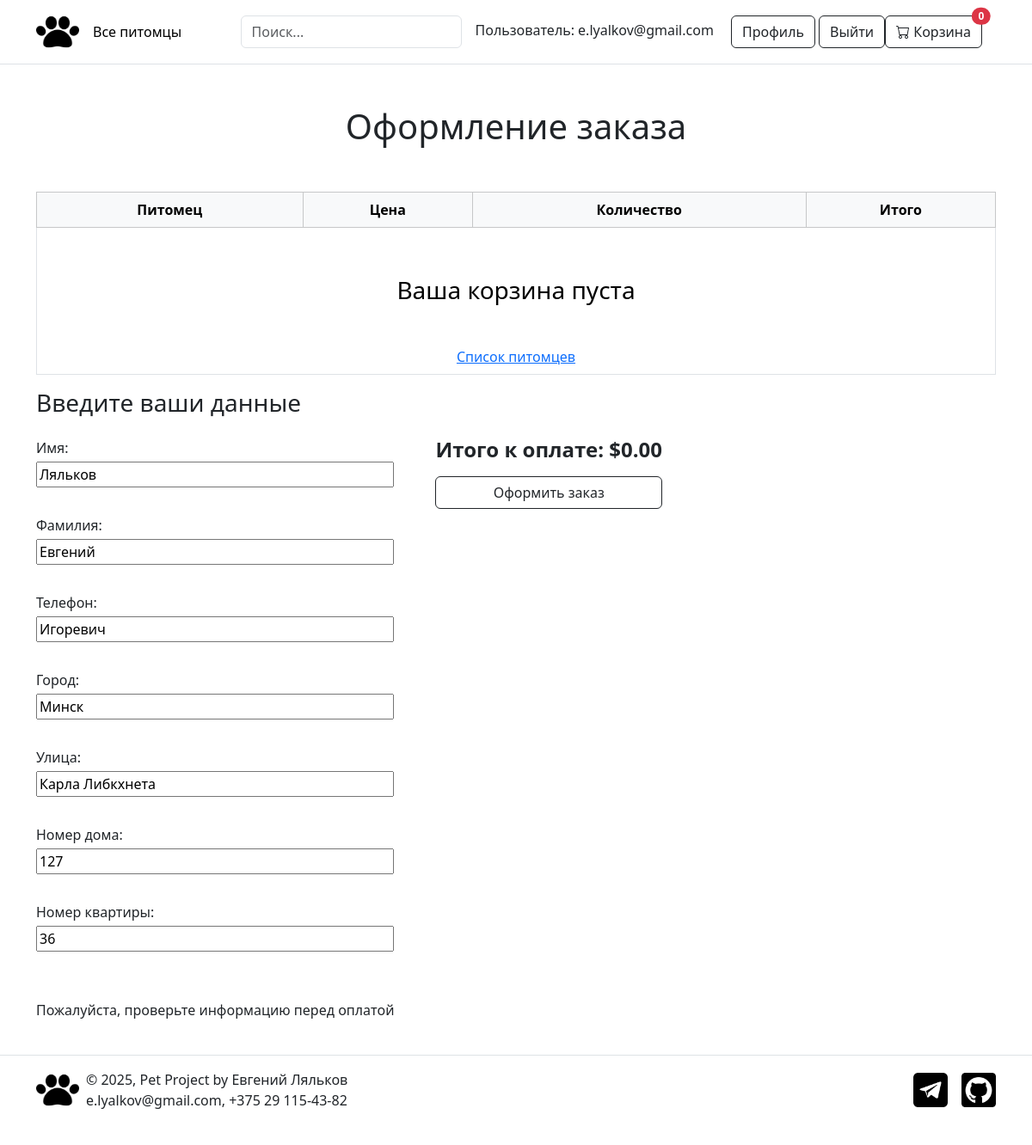
The app's page /orders/create/ (signed in) with its own data.
### users/models.py (models this page shows, shortened)
class User(AbstractBaseUser, PermissionsMixin):
    email = models.EmailField(unique=True)
    first_name = models.CharField(max_length=30, blank=True)
    last_name = models.CharField(max_length=30, blank=True)
    phone_number = models.CharField(max_length=20, blank=True)
    city = models.CharField(max_length=30, blank=True)
    street = models.CharField(max_length=30, blank=True)
    house_number = models.CharField(max_length=10, blank=True)
    apartment_number = models.CharField(max_length=10, blank=True)
    is_active = models.BooleanField(default=True) #служебное поля для входа в систему
    is_staff = models.BooleanField(default=False) #доступ к Django-админке
    USERNAME_FIELD = 'email' #Django по умолчанию логинит по username (используем email вместо username)
    REQUIRED_FIELDS = [] #список обязательных полей при создании суперпользователя (email уже обязателен по умолчанию)
    objects = UserManager()

### orders/views.py (the view, shortened to what this page needs)
# urls.py: path('create/', order_create, name='order_create'),
@login_required(login_url='/users/login')
def order_create(request):
    cart = Cart(request)
    total_price = sum(item['total_price'] for item in cart)
    form = OrderForm(initial={
        'first_name': request.user.first_name,
        'last_name': request.user.last_name,
        'phone_number': request.user.phone_number,
        'city': request.user.city,
        'street': request.user.street,
        'house_number': request.user.house_number,
        'apartment_number': request.user.apartment_number,
    })
    return render(request, 'orders/order_form.html', {
        'form': form,
        'cart': cart,
        'total_price': total_price,
    })

### orders/forms.py
class OrderForm(forms.ModelForm):
    class Meta:
        model = Order
        fields = ['first_name', 'last_name', 'phone_number',
                  'city', 'street', 'house_number', 'apartment_number']
        labels = {
            'first_name': 'Имя',
            'last_name': 'Фамилия',
            'phone_number': 'Телефон',
            'city': 'Город',
            'street': 'Улица',
            'house_number': 'Номер дома',
            'apartment_number': 'Номер квартиры',
        }

### cart/cart.py (called while the page is built)
    def __iter__(self):  #перебираем товары в корзине
        product_ids = self.cart.keys()
        products = Product.objects.filter(id__in=product_ids)
        cart = self.cart.copy()
        for product in products:
            cart[str(product.id)]['product'] = product
        for item in cart.values():
            item['price'] = float(item['price'])
            item['total_price'] = item['price'] * item['quantity']
            yield item

    def __len__(self):
        return sum(item['quantity'] for item in self.cart.values())

### cart/context_processors.py (called while the page is built)
def cart(request):
    return {'cart': Cart(request)}

### orders/templates/orders/order_form.html (shortened to what this page needs)
{% extends "main/base.html" %}
{% load static %}
{% block content %}
    <div class="order-form-container mt-5 d-flex flex-column gap-5">
    <h1 class="text-center mb-1">Оформление заказа</h1>
        <div class="table-responsive">
        <table class="table table-bordered align-middle">
            <thead class="table-light text-center">
                <tr>
                    <th>Питомец</th>
                    <th>Цена</th>
                    <th>Количество</th>
                    <th>Итого</th>
                </tr>
            </thead>
            <tbody>
                {% if cart|length == 0 %}
                    <tr>
                        <td colspan="4" class="text-center">
                            <h3 class="mt-5 mb-5">Ваша корзина пуста</h3>
                            <a href="{% url 'main:product_list' %}" class="default-btn">Список питомцев</a>
                        </td>
                    </tr>
                {% endif %}
                    </tbody>
                </table>
            </div>
        </div>
        <div class="form-for-order">
            <h3 class="mb-4">Введите ваши данные</h3>
            <form method="post" class="d-flex gap-5">
                <div class="form-blocks d-flex gap-4">
                    <div class="block1 d-flex flex-column gap-1">
                        {{ form.first_name.label_tag }} {{ form.first_name }} <br>
                        {{ form.last_name.label_tag }} {{ form.last_name }} <br>
                        {{ form.phone_number.label_tag }} {{ form.phone_number }} <br>
                        {{ form.city.label_tag }} {{ form.city }} <br>
                        {{ form.street.label_tag }} {{ form.street }} <br>
                        {{ form.house_number.label_tag }} {{ form.house_number }} <br>
                        {{ form.apartment_number.label_tag }} {{ form.apartment_number }} <br>
                        <p class="p-on-order text-center mt-4">Пожалуйста, проверьте информацию перед оплатой</p>
                    </div>
                </div>
                <div class="order-total-info">
                    <div class="total-for-order d-flex flex-column gap-2">
                        <div class="total-view">
                            <h4 class="fw-bold">Итого к оплате: ${{ total_price|floatformat:2 }}</h4>
                        </div>
                        <button class="btn btn-outline-dark">Оформить заказ</button>
                    </div>
                </div>
            </form>
        </div>
    </div>
{% endblock content %}

### main/templates/main/base.html (shortened to what this page needs)
{% load static %}
<!doctype html>
<html lang="en">
<head>
    <link rel="stylesheet" href="https://cdn.jsdelivr.net/npm/bootstrap@5.3.3/dist/css/bootstrap.min.css">
    <link rel="stylesheet" href="https://cdn.jsdelivr.net/npm/bootstrap-icons@1.8.0/font/bootstrap-icons.css">
</head>
<body>
    <header class="p-3 mb-3 border-bottom">
        <div class="container">
            <div class="d-flex flex-wrap align-items-center justify-content-center justify-content-lg-start">
                <a href="/" class="d-flex align-items-center mb-2 mb-lg-0 link-body-emphasis text-decoration-none">
                    <img src="{% static 'main/img/logo.png' %}" alt="Логотип" width="50" height="42" class="me-2">
                </a>
                <ul class="nav col-12 col-lg-auto me-lg-auto mb-2 justify-content-center mb-md-0">
                    <li><a href="{% url 'main:product_list' %}" class="nav-link px-2 link-body-emphasis">Все питомцы</a></li>
                </ul>
                <form class="col-12 col-lg-auto mb-3 mb-lg-0 me-lg-3" role="search" method="get" action="{% url 'main:product_list' %}">
                    <input type="search" name="q" class="form-control"
                        placeholder="Поиск..." aria-label="Поиск"
                        value="{{ query|default:'' }}">
                </form>
                <div class="text-end">
                    {% if user.is_authenticated %}
                        <span class="me-3">Пользователь: {{ user.email }}</span>
                        <a href="{% url "users:profile" %}" class="btn btn-outline-dark">Профиль</a>
                        <a href="{% url "users:user_logout" %}" class="btn btn-outline-dark">Выйти</a>
                    {% else %}
                        <a href="{% url "users:user_login" %}" class="btn btn-outline-dark">Войти</a>
                        <a href="{% url "users:register" %}" class="btn btn-outline-dark">Зарегистрироваться</a>
                    {% endif %}
                </div>
                {% if user.is_authenticated %}
                    <div class="d-flex">
                        <a href="{% url "cart:cart_detail" %}" class="btn btn-outline-dark position-relative me-3">
                            <i class="bi bi-cart"></i> Корзина
                            <span class="position-absolute top-0 start-100 translate-middle badge rounded-pill bg-danger">
                                {% with total_items=cart|length %}
                                    {% if total_items > 0 %}
                                        {{ total_items }}
                                    {% else %}
                                        0
                                    {% endif %}
                                {% endwith %}
                            </span>
                        </a>
                    </div>
                {% endif %}
            </div>
        </div>
    </header>
        <div class="container">
            {% block content %}
            {% endblock %}
    <footer class="py-3 my-4 border-top">
        <div class="container d-flex justify-content-between align-items-center">
            <div class="d-flex align-items-center">
                <a href="/" class="d-flex align-items-center text-decoration-none me-2">
                    <img src="{% static 'main/img/logo.png' %}" alt="Логотип" width="50" height="42">
                </a>
                <div class="d-flex flex-column">
                    <span class="text-body">© 2025, Pet Project by Евгений Ляльков</span>
                    <span class="text-body">e.lyalkov@gmail.com, +375 29 115-43-82</span>
                </div>
            </div>
            <ul class="nav list-unstyled d-flex mb-0">
                <li class="ms-3">
                    <a href="https://t.me/e_lyalkov" aria-label="Telegram" target="_blank" rel="noopener noreferrer">
                        <img src="{% static 'main/img/free-icon-telegram.png' %}" alt="Telegram" width="40" height="40">
                    </a>
                </li>
                <li class="ms-3">
                    <a href="https://github.com/elyalkov" aria-label="Github" target="_blank" rel="noopener noreferrer">
                        <img src="{% static 'main/img/free-icon-github.png' %}" alt="Github" width="40" height="40">
                    </a>
                </li>
            </ul>
        </div>
    </footer>
</body>
</html>

### records on screen
User: email "e.lyalkov@gmail.com", first_name "Ляльков", last_name "Евгений", phone_number "Игоревич", city "Минск", street "Карла Либкхнета", house_number "127", apartment_number "36"

### other values on screen
{{ total_price|floatformat:2 }} "0.00"
